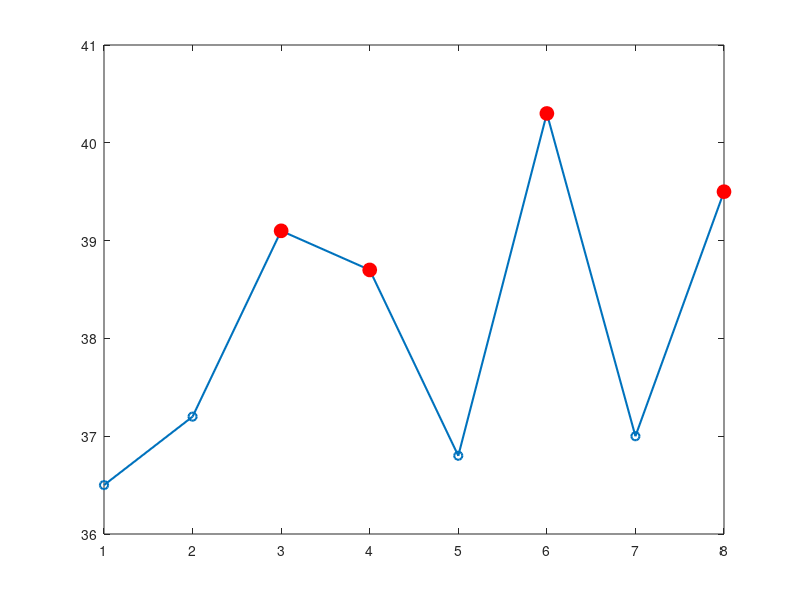

Source code (MATLAB): (Note: this script raises an error after producing the figure.)

temps = [36.5, 37.2, 39.1, 38.7, 36.8, 40.3, 37.0, 39.5];
threshold = 38;

high_mask = temps > threshold;

figure;
plot(temps, 'o-', 'LineWidth', 1.5);
hold on;

plot(find(high_mask), temps(high_mask), 'ro', 'MarkerSize', 10, 'MarkerFaceColor', 'r');

yline(threshold, '--k', 'Threshold 38°C');

title('Temperature Readings with Conditional Highlighting');
xlabel('Sample Number'); ylabel('Temperature (°C)');
legend('All Temps', 'Above Threshold', 'Location', 'northwest');
grid on;